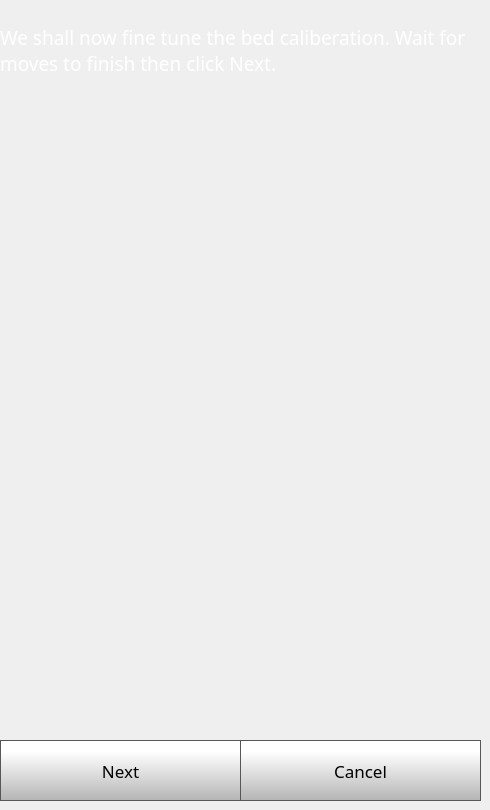
    <widget class="QWidget" name="fullStep1Page">
     <widget class="QLabel" name="caliberateLabel_27">
      <property name="geometry">
       <rect>
        <x>0</x>
        <y>10</y>
        <width>481</width>
        <height>81</height>
       </rect>
      </property>
      <property name="font">
       <font>
        <family>Gotham</family>
        <pointsize>14</pointsize>
        <weight>50</weight>
        <bold>false</bold>
       </font>
      </property>
      <property name="styleSheet">
       <string notr="true">color: rgb(255, 255, 255);</string>
      </property>
      <property name="text">
       <string>We shall now fine tune the bed caliberation. Wait for moves to finish then click Next. </string>
      </property>
      <property name="wordWrap">
       <bool>true</bool>
      </property>
     </widget>
     <widget class="QPushButton" name="fullStep1NextButton">
      <property name="geometry">
       <rect>
        <x>0</x>
        <y>740</y>
        <width>241</width>
        <height>61</height>
       </rect>
      </property>
      <property name="font">
       <font>
        <family>Gotham</family>
        <pointsize>13</pointsize>
       </font>
      </property>
      <property name="styleSheet">
       <string notr="true">QPushButton {
     border: 1px solid rgb(87, 87, 87);
	background-color: qlineargradient(spread:pad, x1:0, y1:1, x2:0, y2:0.188, stop:0 rgba(180, 180, 180, 255), stop:1 rgba(255, 255, 255, 255));


}

QPushButton:pressed {
    background-color: qlineargradient(x1: 0, y1: 0, x2: 0, y2: 1,
                                      stop: 0 #dadbde, stop: 1 #f6f7fa);
}

QPushButton:flat {
    border: none; /* no border for a flat push button */
}

QPushButton:default {
    border-color: navy; /* make the default button prominent */
}

QPushButton:focus {
	outline: none;
}</string>
      </property>
      <property name="text">
       <string>Next</string>
      </property>
      <property name="iconSize">
       <size>
        <width>40</width>
        <height>40</height>
       </size>
      </property>
     </widget>
     <widget class="QPushButton" name="fullStep1CancelButton">
      <property name="geometry">
       <rect>
        <x>240</x>
        <y>740</y>
        <width>241</width>
        <height>61</height>
       </rect>
      </property>
      <property name="font">
       <font>
        <family>Gotham</family>
        <pointsize>13</pointsize>
       </font>
      </property>
      <property name="styleSheet">
       <string notr="true">QPushButton {
     border: 1px solid rgb(87, 87, 87);
	background-color: qlineargradient(spread:pad, x1:0, y1:1, x2:0, y2:0.188, stop:0 rgba(180, 180, 180, 255), stop:1 rgba(255, 255, 255, 255));


}

QPushButton:pressed {
    background-color: qlineargradient(x1: 0, y1: 0, x2: 0, y2: 1,
                                      stop: 0 #dadbde, stop: 1 #f6f7fa);
}

QPushButton:flat {
    border: none; /* no border for a flat push button */
}

QPushButton:default {
    border-color: navy; /* make the default button prominent */
}

QPushButton:focus {
	outline: none;
}</string>
      </property>
      <property name="text">
       <string>Cancel</string>
      </property>
      <property name="iconSize">
       <size>
        <width>40</width>
        <height>40</height>
       </size>
      </property>
     </widget>
    </widget>
